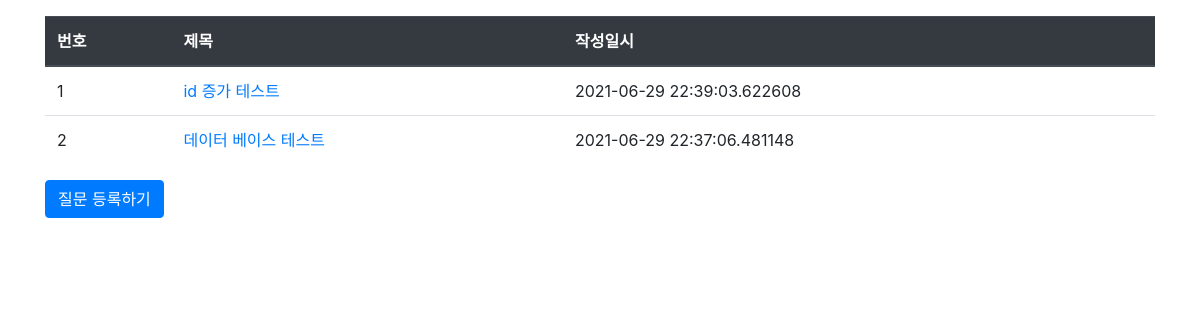
Page /question/list/ on the earlier database version.
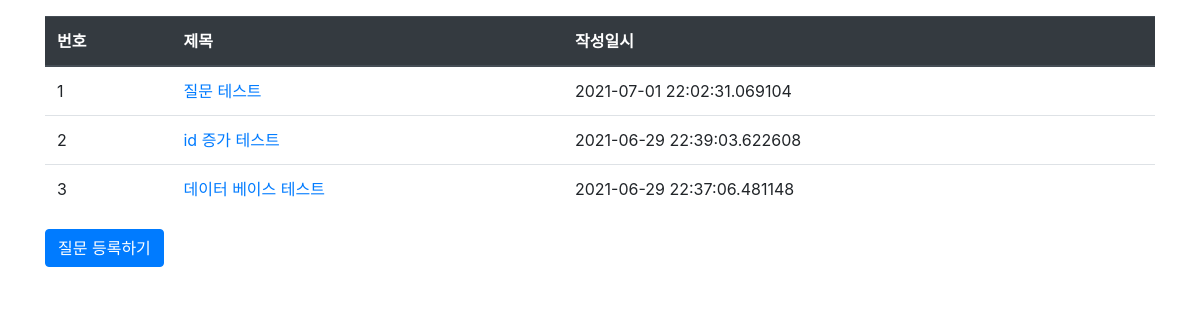
Same page on the later database version.
### pybo/models.py (models this page shows)
class Question(db.Model):
    id = db.Column(db.Integer, primary_key=True)
    subject = db.Column(db.String(200), nullable=False)
    content = db.Column(db.Text(), nullable=False)
    create_date = db.Column(db.DateTime(), nullable=False)

### pybo/views/question_views.py (the view)
@bp.route('/list/')
def _list():
    question_list = Question.query.order_by(Question.create_date.desc())
    return render_template('question/question_list.html', question_list=question_list)

### pybo/templates/question/question_list.html (shortened to what this page needs)
<!DOCTYPE html>
<html lang="en">
<head>
    <link rel=stylesheet href="{{ url_for('static', filename='bootstrap.min.css') }}">
</head>
<body>
    <div class="container my-3">
        <table class="table">
            <thead>
            <tr class="thead-dark">
                <th>번호</th>
                <th>제목</th>
                <th>작성일시</th>
            </tr>
            </thead>
            <tbody>
            {% if question_list %}
            {% for question in question_list %}
            <tr>
                <td>{{ loop.index }}</td>
                <td>
                    <a href="{{ url_for('question.detail', question_id=question.id) }}">{{ question.subject }}</a>
                </td>
                <td>{{ question.create_date }}</td>
            </tr>
            {% endfor %}
            {% else %}
            <tr>
                <td colspan="3">질문이 없습니다.</td>
            </tr>
            {% endif %}
            </tbody>
        </table>
        <a href="{{ url_for('question.create') }}" class="btn btn-primary">질문 등록하기</a>
    </div>
</body>
</html>

Differences in the rows shown:
added Question: subject "질문 테스트", create_date "2021-07-01 22:02:31.069104"
